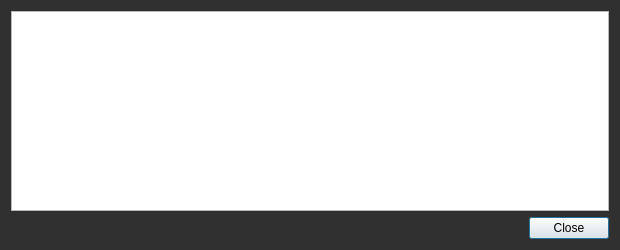
<?xml version="1.0" encoding="UTF-8"?>
<ui version="4.0">
 <class>TransactionDescDialog</class>
 <widget class="QDialog" name="TransactionDescDialog">
  <property name="geometry">
   <rect>
    <x>0</x>
    <y>0</y>
    <width>620</width>
    <height>250</height>
   </rect>
  </property>
  <property name="windowTitle">
   <string>Transaction details</string>
  </property>
  <property name="styleSheet">
   <string notr="true">#TransactionDescDialog { background-color: #303030; }</string>
  </property>
  <layout class="QVBoxLayout" name="verticalLayout">
   <item>
    <widget class="QTextEdit" name="detailText">
     <property name="toolTip">
      <string>This pane shows a detailed description of the transaction</string>
     </property>
     <property name="readOnly">
      <bool>true</bool>
     </property>
    </widget>
   </item>
   <item>
    <widget class="QDialogButtonBox" name="buttonBox">
     <property name="orientation">
      <enum>Qt::Horizontal</enum>
     </property>
     <property name="standardButtons">
      <set>QDialogButtonBox::Close</set>
     </property>
    </widget>
   </item>
  </layout>
 </widget>
 <resources/>
 <connections>
  <connection>
   <sender>buttonBox</sender>
   <signal>accepted()</signal>
   <receiver>TransactionDescDialog</receiver>
   <slot>accept()</slot>
   <hints>
    <hint type="sourcelabel">
     <x>248</x>
     <y>254</y>
    </hint>
    <hint type="destinationlabel">
     <x>157</x>
     <y>274</y>
    </hint>
   </hints>
  </connection>
  <connection>
   <sender>buttonBox</sender>
   <signal>rejected()</signal>
   <receiver>TransactionDescDialog</receiver>
   <slot>reject()</slot>
   <hints>
    <hint type="sourcelabel">
     <x>316</x>
     <y>260</y>
    </hint>
    <hint type="destinationlabel">
     <x>286</x>
     <y>274</y>
    </hint>
   </hints>
  </connection>
 </connections>
</ui>
